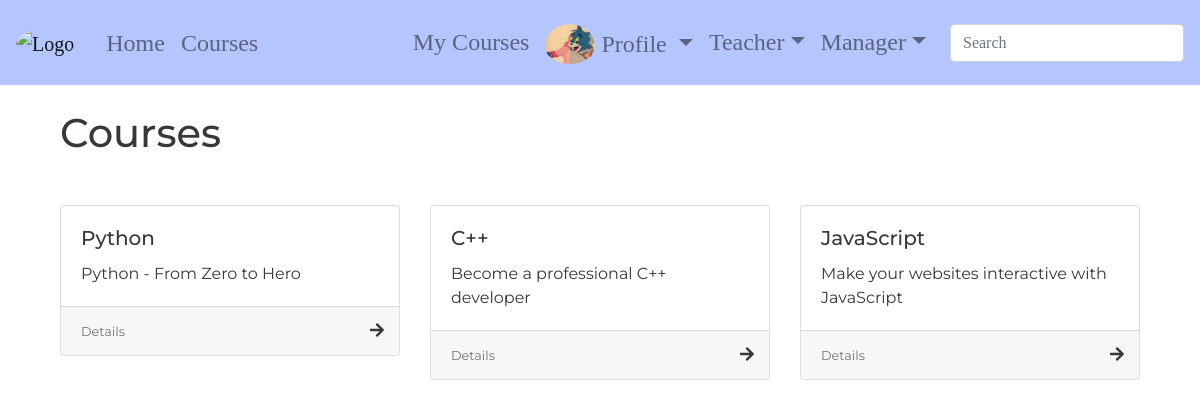
Before: /courses/ (signed in) with the older database file.
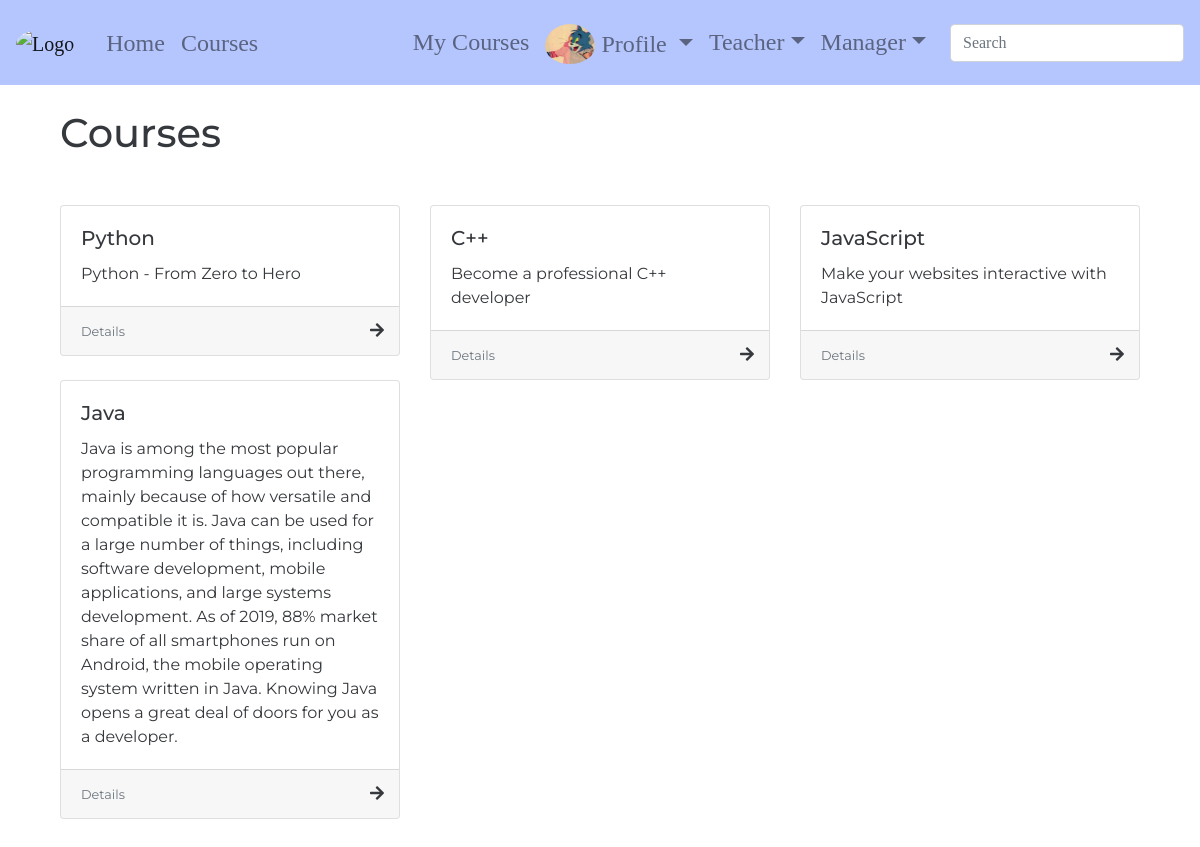
After: the same page with the newer database file.
### courses/models.py (models this page shows, shortened)
class Course(models.Model):
    base_title = models.CharField(max_length=100)
    description = models.TextField(null=True, blank=True)
    slug = models.SlugField(allow_unicode=True, unique=True)

### courses/views.py (the view)
# urls.py: path('', views.CoursesList.as_view(), name='courses-list'),
class CoursesList(generic.ListView):
    model = course_models.Course
    template_name = 'courses/course_list.html'

### accounts/templatetags/accounts_extras.py (called while the page is built)
@register.filter(name='has_group')
def has_group(user, group_name):
    return user.groups.filter(name=group_name).exists()

### courses/templates/courses/course_list.html (shortened to what this page needs)
{% extends 'base.html' %}
{% block content %}
    <div class="container">
        <h1 class="mb-5">Courses</h1>
            <div class="row">
            {% for course in course_list  %}
                <div class="col-md-4 col-sm-6 col-xs-12">
                    <div class="card">
                        <div class="card-body">
                            <h5 class="card-title">{{ course.base_title }}</h5>
                            <p class="card-text">{{ course.description }}</p>
                        </div>
                        <div class="card-footer">
                            <p class="card-text d-inline">
                                <small class="text-muted">Details</small>
                            </p>
                            <i class="fas fa-arrow-right post_arrow_img d-inline"></i>
                        </div>
                    </div>
                </div>
            {%  endfor %}
            </div>
    </div>
{% endblock %}

Changed rows visible on the page:
added Course: base_title "Java", description "Java is among the most popular programming languages out there, mainly because of how versatile and compatible it is. Java can be used for a large number of things, including software development, mobile applications, and large systems development. As of 2019, 88% market share of all smartphones run on Android, the mobile operating system written in Java. Knowing Java opens a great deal of doors for you as a developer."
